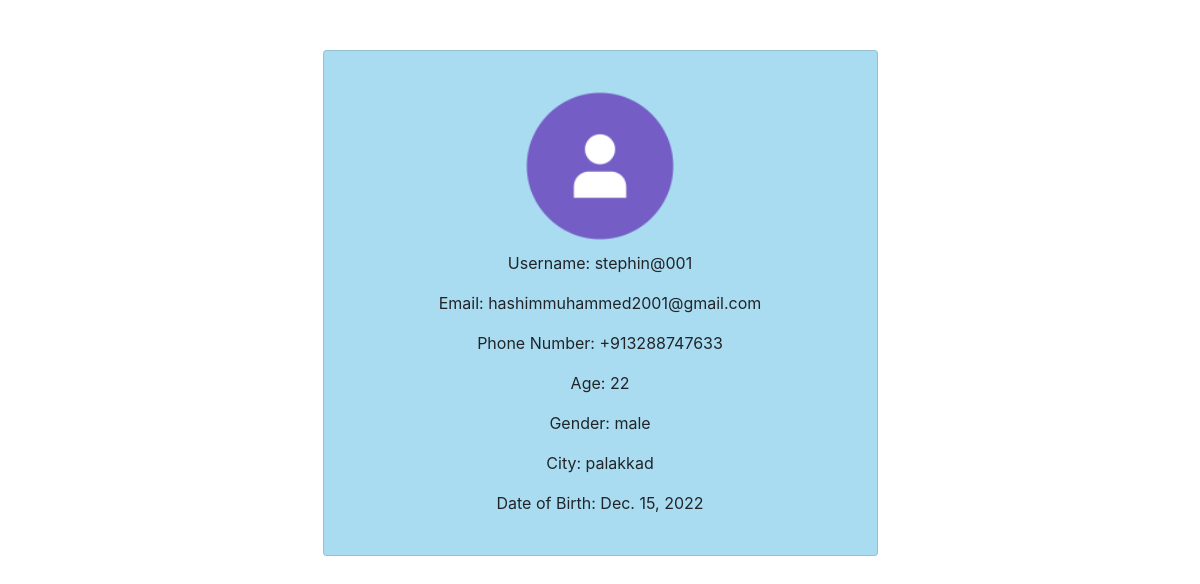
/profile/ (signed in), run on the app's committed database.
### MainApp/models.py (models this page shows, shortened)
class Users(AbstractUser):
    class Role(models.TextChoices):
        ADMIN="ADMIN",'Admin'
        STAFF="STAFF",'Staff'
        USER="USER",'User'
    role=models.CharField(max_length=15,default='USER')
    phone_number = models.CharField(max_length=15, blank=True, null=True)

class UserProfile(models.Model):
    user = models.OneToOneField(Users, on_delete=models.CASCADE)
    age = models.PositiveIntegerField(null=True, blank=True)
    gender = models.CharField(max_length=10, blank=True)
    city = models.CharField(max_length=100, blank=True)
    date_of_birth = models.DateField(null=True, blank=True)
    profile_picture = models.ImageField(upload_to='profile_pictures/', blank=True, null=True)

### MainApp/views.py (the view)
# urls.py: path('profile/',views.profile,name='profile'),
def profile(request):
    return render(request, 'profile.html')

### MainApp/templates/profile.html (shortened to what this page needs)
<!DOCTYPE html>
<html>
<head>
    <link rel="stylesheet" href="https://stackpath.bootstrapcdn.com/bootstrap/4.3.1/css/bootstrap.min.css">
</head>
<body>
    <div class="container">
        <div class="card w-50 profile-card">
            <div class="card-body">
                {% if request.user.userprofile.profile_picture %}
                <img src="{{ request.user.userprofile.profile_picture.url }}" alt="Profile Picture" class="circular-image img-fluid">
                {% else %}
                <p class="card-text">No profile picture uploaded.</p>
                {% endif %}
                <p class="card-text">Username: {{ request.user.username }}</p>
                <p class="card-text">Email: {{ request.user.email }}</p>
                <p class="card-text">Phone Number: {{ request.user.phone_number }}</p>
                <p class="card-text">Age: {{ request.user.userprofile.age }}</p>
                <p class="card-text">Gender: {{ request.user.userprofile.gender }}</p>
                <p class="card-text">City: {{ request.user.userprofile.city }}</p>
                <p class="card-text">Date of Birth: {{ request.user.userprofile.date_of_birth }}</p>
            </div>
        </div>
    </div>
</body>
</html>

### MainApp/templates/profile.html (style rules this page uses)
body { background-image: url(""); background-size: cover; background-position: center; background-attachment: fixed; background-repeat: no-repeat; }
.circular-image { border-radius: 50%; width: 150px; height: 150px; object-fit: cover; }
.profile-card { background-color: rgba(135, 206, 235, 0.7); padding: 20px; text-align: center; margin: 0 auto; margin-top: 50px; }
.card-text { margin-top: 10px; }

### data on the page
Users: user.userprofile.profile_picture (picture), user.username "stephin@001", user.email "hashimmuhammed2001@gmail.com", user.phone_number "+913288747633", user.userprofile.age "22", user.userprofile.gender "male", user.userprofile.city "palakkad", user.userprofile.date_of_birth "Dec. 15, 2022"
